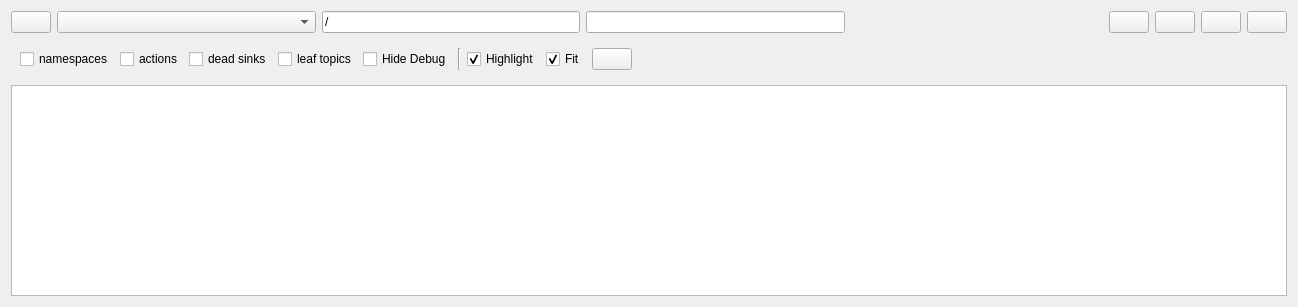
<?xml version="1.0" encoding="UTF-8"?>
<ui version="4.0">
 <class>SmachViewerWidget</class>
 <widget class="QWidget" name="SmachViewerWidget">
  <property name="enabled">
   <bool>true</bool>
  </property>
  <property name="geometry">
   <rect>
    <x>0</x>
    <y>0</y>
    <width>1298</width>
    <height>307</height>
   </rect>
  </property>
  <property name="windowTitle">
   <string>SMACH Viewer</string>
  </property>
  <layout class="QVBoxLayout" name="verticalLayout" stretch="0,0,0">
   <item>
    <layout class="QHBoxLayout" name="horizontalLayout" stretch="0,0,0,0,0,0,0,0,0">
     <item>
      <widget class="QPushButton" name="refresh_graph_push_button">
       <property name="toolTip">
        <string>Refresh SMACH Viewer</string>
       </property>
      </widget>
     </item>
     <item>
      <widget class="QComboBox" name="graph_type_combo_box">
       <property name="sizePolicy">
        <sizepolicy hsizetype="Expanding" vsizetype="Fixed">
         <horstretch>0</horstretch>
         <verstretch>0</verstretch>
        </sizepolicy>
       </property>
       <property name="toolTip">
        <string>Choose graph type</string>
       </property>
      </widget>
     </item>
     <item>
      <widget class="QLineEdit" name="filter_line_edit">
       <property name="toolTip">
        <string>Namespace filter, comma separated list of names/regexp to include or exclude. Example: -/rqt.*</string>
       </property>
       <property name="text">
        <string notr="true">/</string>
       </property>
      </widget>
     </item>
     <item>
      <widget class="QLineEdit" name="topic_filter_line_edit">
       <property name="toolTip">
        <string>Topic filter, comma separated list of names/regexp to include or exclude. Example: -/tf</string>
       </property>
      </widget>
     </item>
     <item>
      <spacer name="horizontalSpacer">
       <property name="orientation">
        <enum>Qt::Horizontal</enum>
       </property>
       <property name="sizeHint" stdset="0">
        <size>
         <width>40</width>
         <height>20</height>
        </size>
       </property>
      </spacer>
     </item>
     <item>
      <widget class="QPushButton" name="load_dot_push_button">
       <property name="toolTip">
        <string>Load DOT graph from file</string>
       </property>
      </widget>
     </item>
     <item>
      <widget class="QPushButton" name="save_dot_push_button">
       <property name="toolTip">
        <string>Save as DOT graph</string>
       </property>
      </widget>
     </item>
     <item>
      <widget class="QPushButton" name="save_as_svg_push_button">
       <property name="toolTip">
        <string>Save as SVG</string>
       </property>
      </widget>
     </item>
     <item>
      <widget class="QPushButton" name="save_as_image_push_button">
       <property name="toolTip">
        <string>Save as image</string>
       </property>
      </widget>
     </item>
    </layout>
   </item>
   <item>
    <widget class="QWidget" name="widget" native="true">
     <layout class="QHBoxLayout" name="horizontalLayout_4">
      <item>
       <widget class="QCheckBox" name="namespace_cluster_check_box">
        <property name="toolTip">
         <string>Show or hide namespace boxes</string>
        </property>
        <property name="text">
         <string>namespaces</string>
        </property>
       </widget>
      </item>
      <item>
       <widget class="QCheckBox" name="actionlib_check_box">
        <property name="toolTip">
         <string>Action topics summarized into one virtual topic node</string>
        </property>
        <property name="text">
         <string>actions</string>
        </property>
       </widget>
      </item>
      <item>
       <widget class="QCheckBox" name="dead_sinks_check_box">
        <property name="toolTip">
         <string>Show or hide topics with publishers only</string>
        </property>
        <property name="text">
         <string>dead sinks</string>
        </property>
       </widget>
      </item>
      <item>
       <widget class="QCheckBox" name="leaf_topics_check_box">
        <property name="toolTip">
         <string>Show or hide topics with one connection only</string>
        </property>
        <property name="text">
         <string>leaf topics</string>
        </property>
       </widget>
      </item>
      <item>
       <widget class="QCheckBox" name="quiet_check_box">
        <property name="toolTip">
         <string>Hide common debugging nodes</string>
        </property>
        <property name="text">
         <string>Hide Debug</string>
        </property>
       </widget>
      </item>
      <item>
       <widget class="Line" name="line">
        <property name="orientation">
         <enum>Qt::Vertical</enum>
        </property>
       </widget>
      </item>
      <item>
       <widget class="QCheckBox" name="highlight_connections_check_box">
        <property name="toolTip">
         <string>Highlight incoming and outgoing connections on mouse over</string>
        </property>
        <property name="text">
         <string>Highlight</string>
        </property>
        <property name="checked">
         <bool>true</bool>
        </property>
       </widget>
      </item>
      <item>
       <widget class="QCheckBox" name="auto_fit_graph_check_box">
        <property name="toolTip">
         <string>Automatically fit graph into view on update</string>
        </property>
        <property name="text">
         <string>Fit</string>
        </property>
        <property name="checked">
         <bool>true</bool>
        </property>
       </widget>
      </item>
      <item>
       <widget class="QPushButton" name="fit_in_view_push_button">
        <property name="toolTip">
         <string>Fit graph in view</string>
        </property>
       </widget>
      </item>
      <item>
       <spacer name="horizontalSpacer_2">
        <property name="orientation">
         <enum>Qt::Horizontal</enum>
        </property>
        <property name="sizeHint" stdset="0">
         <size>
          <width>40</width>
          <height>20</height>
         </size>
        </property>
       </spacer>
      </item>
     </layout>
    </widget>
   </item>
   <item>
    <widget class="InteractiveGraphicsView" name="graphics_view">
     <property name="renderHints">
      <set>QPainter::Antialiasing|QPainter::HighQualityAntialiasing|QPainter::SmoothPixmapTransform|QPainter::TextAntialiasing</set>
     </property>
     <property name="resizeAnchor">
      <enum>QGraphicsView::AnchorViewCenter</enum>
     </property>
    </widget>
   </item>
  </layout>
 </widget>
 <customwidgets>
  <customwidget>
   <class>InteractiveGraphicsView</class>
   <extends>QGraphicsView</extends>
   <header>rqt_smach.interactive_graphics_view</header>
  </customwidget>
 </customwidgets>
 <resources/>
 <connections/>
</ui>
